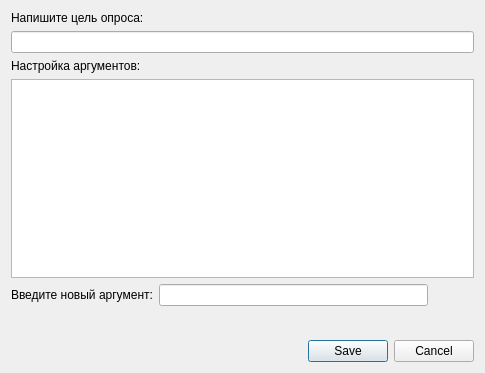
<?xml version="1.0" encoding="UTF-8"?>
<ui version="4.0">
 <class>Dialog</class>
 <widget class="QDialog" name="Dialog">
  <property name="geometry">
   <rect>
    <x>0</x>
    <y>0</y>
    <width>485</width>
    <height>373</height>
   </rect>
  </property>
  <property name="windowTitle">
   <string>Редактирование опроса</string>
  </property>
  <layout class="QVBoxLayout" name="verticalLayout">
   <item>
    <widget class="QLabel" name="label">
     <property name="text">
      <string>Напишите цель опроса:</string>
     </property>
    </widget>
   </item>
   <item>
    <widget class="QLineEdit" name="edit_question"/>
   </item>
   <item>
    <widget class="QLabel" name="label_2">
     <property name="text">
      <string>Настройка аргументов:</string>
     </property>
    </widget>
   </item>
   <item>
    <widget class="QListWidget" name="list_of_args"/>
   </item>
   <item>
    <layout class="QHBoxLayout" name="horizontalLayout_3">
     <item>
      <widget class="QLabel" name="label_3">
       <property name="text">
        <string>Введите новый аргумент:</string>
       </property>
      </widget>
     </item>
     <item>
      <widget class="QLineEdit" name="edit_arg">
       <property name="text">
        <string/>
       </property>
      </widget>
     </item>
     <item>
      <widget class="QPushButton" name="create_arg">
       <property name="sizePolicy">
        <sizepolicy hsizetype="Minimum" vsizetype="Minimum">
         <horstretch>0</horstretch>
         <verstretch>0</verstretch>
        </sizepolicy>
       </property>
       <property name="text">
        <string/>
       </property>
       <property name="flat">
        <bool>true</bool>
       </property>
      </widget>
     </item>
    </layout>
   </item>
   <item>
    <layout class="QHBoxLayout" name="horizontalLayout">
     <item>
      <widget class="QPushButton" name="up">
       <property name="text">
        <string/>
       </property>
       <property name="flat">
        <bool>true</bool>
       </property>
      </widget>
     </item>
     <item>
      <widget class="QPushButton" name="down">
       <property name="text">
        <string/>
       </property>
       <property name="flat">
        <bool>true</bool>
       </property>
      </widget>
     </item>
     <item>
      <widget class="QPushButton" name="delete_arg">
       <property name="text">
        <string/>
       </property>
       <property name="flat">
        <bool>true</bool>
       </property>
      </widget>
     </item>
    </layout>
   </item>
   <item>
    <widget class="QDialogButtonBox" name="buttonBox">
     <property name="orientation">
      <enum>Qt::Horizontal</enum>
     </property>
     <property name="standardButtons">
      <set>QDialogButtonBox::Cancel|QDialogButtonBox::Save</set>
     </property>
    </widget>
   </item>
  </layout>
 </widget>
 <resources/>
 <connections>
  <connection>
   <sender>buttonBox</sender>
   <signal>accepted()</signal>
   <receiver>Dialog</receiver>
   <slot>accept()</slot>
   <hints>
    <hint type="sourcelabel">
     <x>248</x>
     <y>254</y>
    </hint>
    <hint type="destinationlabel">
     <x>157</x>
     <y>274</y>
    </hint>
   </hints>
  </connection>
  <connection>
   <sender>buttonBox</sender>
   <signal>rejected()</signal>
   <receiver>Dialog</receiver>
   <slot>reject()</slot>
   <hints>
    <hint type="sourcelabel">
     <x>316</x>
     <y>260</y>
    </hint>
    <hint type="destinationlabel">
     <x>286</x>
     <y>274</y>
    </hint>
   </hints>
  </connection>
 </connections>
</ui>
